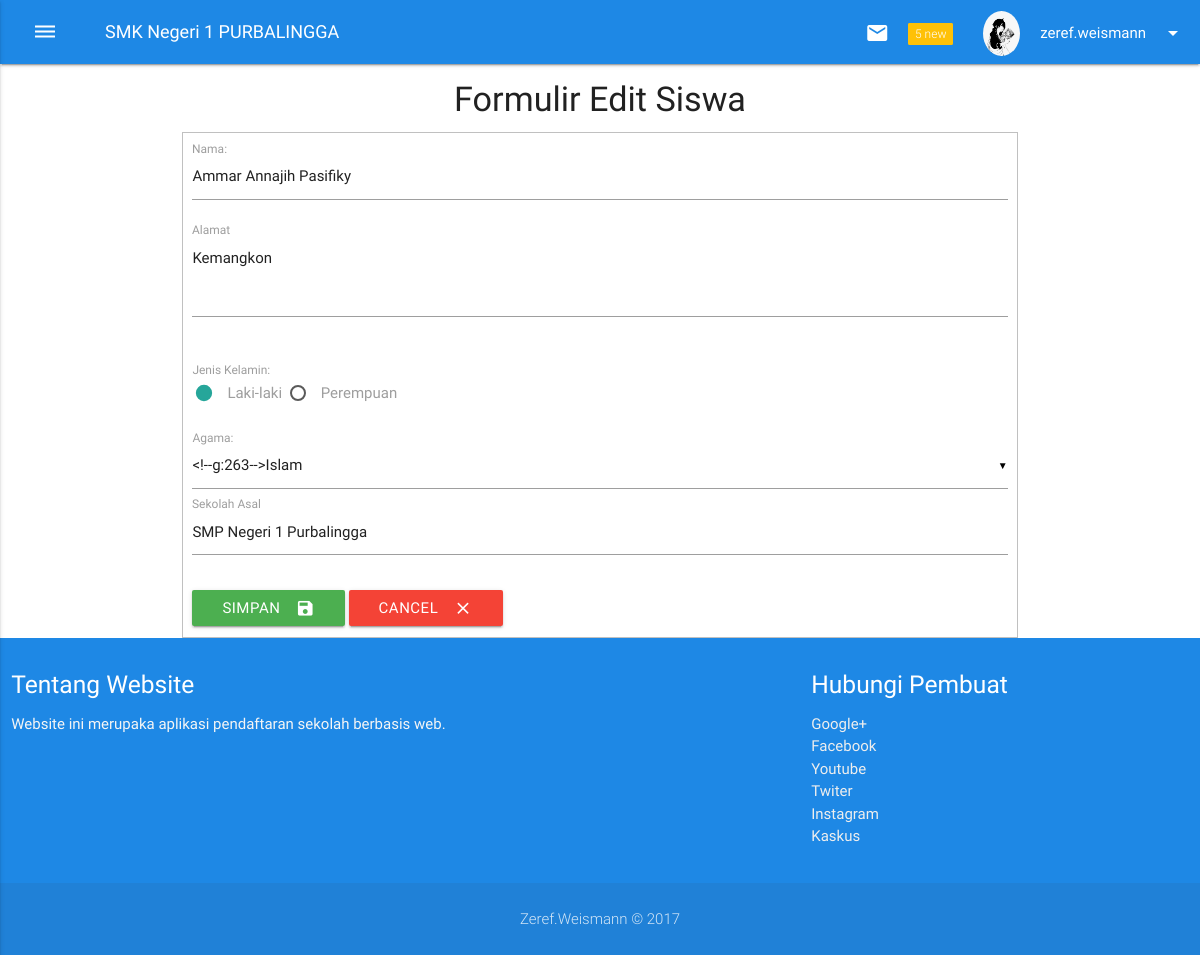
The app's page /form-edit.php?id=24 with its own data.
### tables this page shows
CREATE TABLE `calon_siswa` (
  `id` int(11) NOT NULL,
  `nama` varchar(64) NOT NULL,
  `alamat` varchar(64) NOT NULL,
  `jenis_kelamin` varchar(16) NOT NULL,
  `agama` varchar(16) NOT NULL,
  `sekolah_asal` varchar(64) NOT NULL
);

### form-edit.php (the view, shortened to what this page needs)
<?php
include 'config.php';
$id = $_GET['id'];
$sql = "select * from calon_siswa where id = $id";
$query = mysqli_query($conn, $sql);
$siswa = mysqli_fetch_assoc($query);
?>
<!DOCTYPE html>
<html>
<head>
	<link type="text/css" rel="stylesheet" href="materialize/css/materialize.min.css"/>
	<link rel="stylesheet" type="text/css" href="custom.css">
		<link rel="stylesheet" href="animate.css" />
</head>
<body>
	<div class="navbar-fixed">
		<nav class="blue darken-1">
			<div class="nav-wrapper">
				<ul>
					<li>
						<a href="#" data-activates="slide-out" class="button-collapse show-on-large "><i class="material-icons">dehaze</i></a>
					</li>
					<li>
						<a href="index.php" id="header-logo" class="hide-on-med-and-down">SMK Negeri 1 PURBALINGGA</a>
					</li>
				</ul>
				<ul class="right hide-on-med-and-down">
					<li>
						<a class="modal-trigger waves-effect " onclick="$('#modal-coba').modal('open');">
							<i class="material-icons left "> mail</i>
							<span class="new badge amber pulse ">5</span>
						</a>
					</li>
					<li>
						<a href="javascript:void(0)" class="dropdown-button waves-effect" data-activates='mudun'>
							<img src="avatar.jpg" alt="" class="circle left mini-perfil">
							<span>zeref.weismann</span>
							<i class="material-icons right">arrow_drop_down</i>
						</a>
					</li>
				</ul>
			</div>
		</div>
<main>
	<div class="container">
		<div class="animated rubberBand"><h4 class="center-align">Formulir Edit Siswa</h3></h4>
			<form action="proses-edit.php" method="POST">
				<fieldset>
					<p>
						<div class="input-field">
							<input type="text" name="nama" required="required" value="<?php echo $siswa['nama']?>">
							<label for="nama">Nama: </label>
						</div>
					</p>
					<p>
						<div class="input-field">
							<textarea id="alamat" class="materialize-textarea" name="alamat" required="required"><?php echo $siswa['alamat']?></textarea>
							<label for="alamat">Alamat</label>
						</div>
					</p>
					<p>
						<label for="jenis-kelamin">Jenis Kelamin:</label><br>
						<label for="jk1">Laki-laki</label>
						<label for="jk2">Perempuan</label><br><br>
					</p>
					<p>
						<div class="input-field">
							<label for="agama">Agama: </label>
						</div>
					</p>
					<p>
						<div class="input-field">
							<label class="validate" for="sekolah_asal">Sekolah Asal</label>
							<input id="" type="text" name="sekolah_asal" required="required" value="<?php echo $siswa['sekolah_asal'] ?>">
						</div>
					</p>
					<p>
						<button class="btn waves-effect waves-light green" type="submit" name="simpan">Simpan
							<i class="material-icons right">save</i>
						</button>
						<a href="list_siswa.php"><button class="btn waves-effect waves-light red" type="button">Cancel
							<i class="material-icons right">clear</i>
						</button></a>
					</p>
				</fieldset>
			</form>
		</div>
	</main>
	<footer class="page-footer blue darken-1">
		<div class="row">
			<div class="col l6 s12">
				<h5 class="white-text">Tentang Website</h5>
				<p class="grey-text text-lighten-4">Website ini merupaka aplikasi pendaftaran sekolah berbasis web.</p>
			</div>
			<div class="col l4 offset-l2 s12">
				<h5 class="white-text">Hubungi Pembuat</h5>
				<ul>
					<li><a class="grey-text text-lighten-3" href="https://plus.google.com/u/0/103381267055772573687" target="_blank">Google+</a>
					</li>
					<li><a class="grey-text text-lighten-3" href="https://web.facebook.com/ammar.pasifiky" target="_blank">Facebook</a>
					</li>
					<li><a class="grey-text text-lighten-3" href="https://www.youtube.com/channel/UCGkvJzBd6L4_qYNcxlJyP9w" target="_blank">Youtube</a>
					</li>
					<li><a class="grey-text text-lighten-3" href="https://twitter.com/AmmarFiky" target="_blank">Twiter</a>
					</li>
					<li><a class="grey-text text-lighten-3" href="https://www.instagram.com/zeref.weismann" target="_blank">Instagram</a>
					</li>
					<li><a class="grey-text text-lighten-3" href="https://www.kaskus.co.id/profile/aboutme/9995572" target="_blank">Kaskus</a>
					</li>
				</ul>
			</div>
		</div>
		<div class="footer-copyright ">
			<div class="container">
				<p class="center-align">Zeref.Weismann &copy; 2017</p>
			</div>
		</div>
</footer>
</body>
</html>

### custom.css (style rules this page uses)
#header-logo { font-size: 18px; }
.mini-perfil { width: 37px; margin-top: 10px; margin-right: 20px; }

### records on screen
calon_siswa: nama "Ammar Annajih Pasifiky", alamat "Kemangkon", sekolah_asal "SMP Negeri 1 Purbalingga"
